Frame 1 (no input): blank canvas, image omitted
Frame 60 (the mouse pressed at the canvas centre just before this capture): blank canvas, image omitted
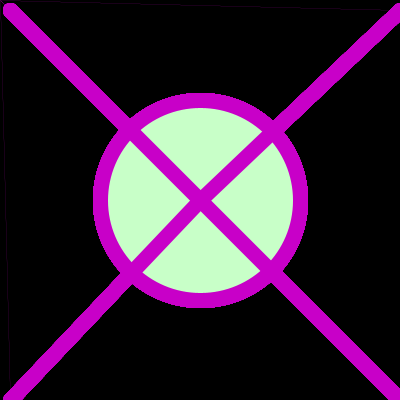
Frame 120 (the mouse held since frame 60 and released just before this capture)

The Processing sketch whose frames 1 and 60 were blank and that drew this single picture after the mouse press (run headless with seeded random() and noise(); from frame 60 on, the mouse is pressed at the canvas centre):

// Processing sketch: processing_34335
// ── processing_34335.pde

void setup () {
  size (400,400); // tamaño
  smooth ();
  background (0); //fondo
  frameRate(50); // cantidad de cuadrosque se dibujaran por segundo
 
}

void draw () {
  stroke(mouseX, 0, mouseY);
  float distance = dist(pmouseX, pmouseY, mouseX, mouseY);
  float maxStroke = 15;
  strokeWeight(maxStroke - constrain(distance, 0, maxStroke));
 fill (62,255,250);
 fill(mouseX,255,mouseX); //relleno verde circulo
 ellipse(200, 200, mouseX, mouseY); //circulo al centro
 line(pmouseX, pmouseY,200,200);// linea 
 line(pmouseX, pmouseY,10,10);// linea
 line(pmouseX, pmouseY,400,10);//linea
 line(pmouseX, pmouseY,10,400);//linea
 line(pmouseX, pmouseY,400,400);//linea
 
}

void mouseClicked(){
  rectMode(CENTER);
  fill(mouseX, 255, mouseY );
  noStroke();
  rect(mouseX, mouseY, 30, 0);
}

void keyPressed() {// siaprieto una tecla el fondo sera blanco
  background(255);
}
  
  void mousePressed (){// si aprieto el mouse el fondo sera negro
  background (0);
}
